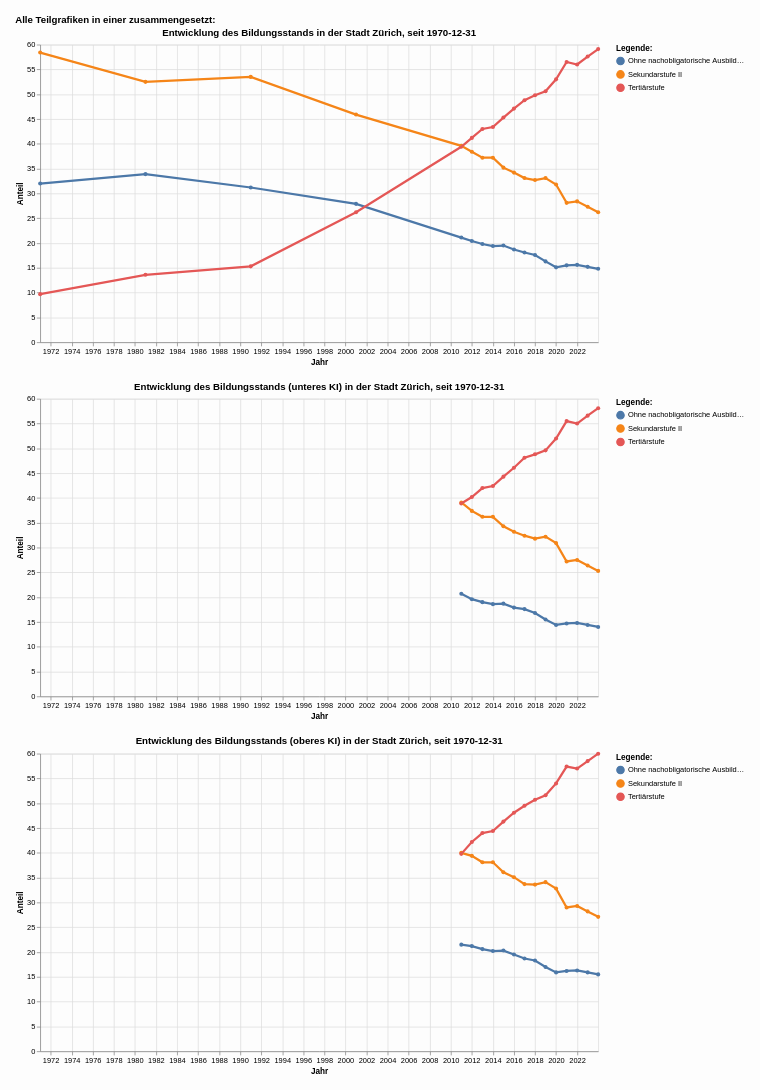

Here is the notebook cell this chart was saved with:
### Markdown cell above
##### Kombinierte Grafik in Altair

### Code cell
# Kombiniere die Grafiken horizontal
top_row = alt.hconcat(grafik1, grafik2)
#combined_chart = alt.vconcat(top_row,grafik3)
combined_chart = alt.vconcat(grafik1, grafik2, grafik3, spacing=20)

# Optional: Füge einen Titel für die gesamte Grafik hinzu
final_chart = combined_chart.properties(
    title="Alle Teilgrafiken in einer zusammengesetzt:    ",  
    background="#FDFDFD",
    padding={"left": 20, "top": 20, "right": 20, "bottom": 20},
    autosize={"type": "fit", "contains": "padding"}
)
#Legenden nicht zusammenfügen
final_chart = final_chart.resolve_scale(
    color='independent',
    shape='independent',
    size='independent'
)

# Zeigen Sie die Grafik an
final_chart

### Figure 1 — Vega-Lite specification as saved in the notebook (floating-point values rounded to 4 significant figures)
{"config": {"view": {"continuousWidth": 300, "continuousHeight": 300}}, "vconcat": [{"layer": [{"mark": {"type": "circle"}, "encoding": {"color": {"field": "Bildungsstand", "legend": {"orient": "right", "title": "Legende:"}, "type": "nominal"}, "opacity": {"value": 1.3}, "tooltip": [{"field": "Jahr_end", "type": "temporal"}, {"field": "Bildungsstand", "type": "nominal"}, {"field": "AntBev", "type": "quantitative"}], "x": {"axis": {"title": "Jahr"}, "field": "Jahr_end", "type": "temporal"}, "y": {"axis": {"title": "Anteil"}, "field": "AntBev", "type": "quantitative"}}, "name": "view_1", "title": "Entwicklung des Bildungsstands in der Stadt Zürich, seit 1970-12-31"}, {"mark": {"type": "line"}, "encoding": {"color": {"field": "Bildungsstand", "legend": {"orient": "right", "title": "Legende:"}, "type": "nominal"}, "size": {"condition": {"test": {"not": {"param": "param_1"}}, "value": 1.2}, "value": 3}, "tooltip": [{"field": "Jahr_end", "type": "temporal"}, {"field": "Bildungsstand", "type": "nominal"}, {"field": "AntBev", "type": "quantitative"}], "x": {"axis": {"title": "Jahr"}, "field": "Jahr_end", "type": "temporal"}, "y": {"axis": {"title": "Anteil"}, "field": "AntBev", "type": "quantitative"}}, "title": "Entwicklung des Bildungsstands in der Stadt Zürich, seit 1970-12-31"}], "data": {"name": "data-1e9646bd5217b3b3b010eac6fcd1042f"}, "height": 400, "width": 750}, {"layer": [{"mark": {"type": "circle"}, "encoding": {"color": {"field": "Bildungsstand", "legend": {"orient": "right", "title": "Legende:"}, "type": "nominal"}, "opacity": {"value": 1.3}, "tooltip": [{"field": "Jahr_end", "type": "temporal"}, {"field": "Bildungsstand", "type": "nominal"}, {"field": "untAntBevKI", "type": "quantitative"}], "x": {"axis": {"title": "Jahr"}, "field": "Jahr_end", "type": "temporal"}, "y": {"axis": {"title": "Anteil"}, "field": "untAntBevKI", "type": "quantitative"}}, "name": "view_2", "title": "Entwicklung des Bildungsstands (unteres KI) in der Stadt Zürich, seit 1970-12-31"}, {"mark": {"type": "line"}, "encoding": {"color": {"field": "Bildungsstand", "legend": {"orient": "right", "title": "Legende:"}, "type": "nominal"}, "size": {"condition": {"test": {"not": {"param": "param_2"}}, "value": 1.2}, "value": 3}, "tooltip": [{"field": "Jahr_end", "type": "temporal"}, {"field": "Bildungsstand", "type": "nominal"}, {"field": "untAntBevKI", "type": "quantitative"}], "x": {"axis": {"title": "Jahr"}, "field": "Jahr_end", "type": "temporal"}, "y": {"axis": {"title": "Anteil"}, "field": "untAntBevKI", "type": "quantitative"}}, "title": "Entwicklung des Bildungsstands (unteres KI) in der Stadt Zürich, seit 1970-12-31"}], "data": {"name": "data-1e9646bd5217b3b3b010eac6fcd1042f"}, "height": 400, "width": 750}, {"layer": [{"mark": {"type": "circle"}, "encoding": {"color": {"field": "Bildungsstand", "legend": {"orient": "right", "title": "Legende:"}, "type": "nominal"}, "opacity": {"value": 1.3}, "tooltip": [{"field": "Jahr_end", "type": "temporal"}, {"field": "Bildungsstand", "type": "nominal"}, {"field": "obAntBevKI", "type": "quantitative"}], "x": {"axis": {"title": "Jahr"}, "field": "Jahr_end", "type": "temporal"}, "y": {"axis": {"title": "Anteil"}, "field": "obAntBevKI", "type": "quantitative"}}, "name": "view_3", "title": "Entwicklung des Bildungsstands (oberes KI) in der Stadt Zürich, seit 1970-12-31"}, {"mark": {"type": "line"}, "encoding": {"color": {"field": "Bildungsstand", "legend": {"orient": "right", "title": "Legende:"}, "type": "nominal"}, "size": {"condition": {"test": {"not": {"param": "param_3"}}, "value": 1.2}, "value": 3}, "tooltip": [{"field": "Jahr_end", "type": "temporal"}, {"field": "Bildungsstand", "type": "nominal"}, {"field": "obAntBevKI", "type": "quantitative"}], "x": {"axis": {"title": "Jahr"}, "field": "Jahr_end", "type": "temporal"}, "y": {"axis": {"title": "Anteil"}, "field": "obAntBevKI", "type": "quantitative"}}, "title": "Entwicklung des Bildungsstands (oberes KI) in der Stadt Zürich, seit 1970-12-31"}], "data": {"name": "data-1e9646bd5217b3b3b010eac6fcd1042f"}, "height": 400, "width": 750}], "autosize": {"type": "fit", "contains": "padding"}, "background": "#FDFDFD", "padding": {"left": 20, "top": 20, "right": 20, "bottom": 20}, "params": [{"name": "param_1", "select": {"type": "point", "fields": ["Bildungsstand:N"], "nearest": true, "on": "pointerover"}, "views": ["view_1"]}, {"name": "param_2", "select": {"type": "point", "fields": ["Bildungsstand:N"], "nearest": true, "on": "pointerover"}, "views": ["view_2"]}, {"name": "param_3", "select": {"type": "point", "fields": ["Bildungsstand:N"], "nearest": true, "on": "pointerover"}, "views": ["view_3"]}], "resolve": {"scale": {"color": "independent", "shape": "independent", "size": "independent"}}, "spacing": 20, "title": "Alle Teilgrafiken in einer zusammengesetzt:    ", "$schema": "https://vega.github.io/schema/vega-lite/v5.8.0.json", "datasets": {"data-1e9646bd5217b3b3b010eac6fcd1042f": [{"Jahr_end": "1970-12-31T00:00:00", "Jahr": "1970-01-01T00:00:00", "Bildungsstand": "Ohne nachobligatorische Ausbildung", "AntBev": 32.0, "untAntBevKI": null, "obAntBevKI": null, "StichtagDatJahr_str": "1970-01-01", "Jahr_nbr": 1970}, {"Jahr_end": "2023-12-31T00:00:00", "Jahr": "2023-01-01T00:00:00", "Bildungsstand": "Ohne nachobligatorische Ausbildung", "AntBev": 14.8, "untAntBevKI": 14.0, "obAntBevKI": 15.5, "StichtagDatJahr_str": "2023-01-01", "Jahr_nbr": 2023}, {"Jahr_end": "2022-12-31T00:00:00", "Jahr": "2022-01-01T00:00:00", "Bildungsstand": "Ohne nachobligatorische Ausbildung", "AntBev": 15.2, "untAntBevKI": 14.4, "obAntBevKI": 15.9, "StichtagDatJahr_str": "2022-01-01", "Jahr_nbr": 2022}, {"Jahr_end": "2021-12-31T00:00:00", "Jahr": "2021-01-01T00:00:00", "Bildungsstand": "Ohne nachobligatorische Ausbildung", "AntBev": 15.6, "untAntBevKI": 14.8, "obAntBevKI": 16.3, "StichtagDatJahr_str": "2021-01-01", "Jahr_nbr": 2021}, {"Jahr_end": "2020-12-31T00:00:00", "Jahr": "2020-01-01T00:00:00", "Bildungsstand": "Ohne nachobligatorische Ausbildung", "AntBev": 15.5, "untAntBevKI": 14.7, "obAntBevKI": 16.2, "StichtagDatJahr_str": "2020-01-01", "Jahr_nbr": 2020}, {"Jahr_end": "2019-12-31T00:00:00", "Jahr": "2019-01-01T00:00:00", "Bildungsstand": "Ohne nachobligatorische Ausbildung", "AntBev": 15.1, "untAntBevKI": 14.4, "obAntBevKI": 15.9, "StichtagDatJahr_str": "2019-01-01", "Jahr_nbr": 2019}, {"Jahr_end": "2018-12-31T00:00:00", "Jahr": "2018-01-01T00:00:00", "Bildungsstand": "Ohne nachobligatorische Ausbildung", "AntBev": 16.3, "untAntBevKI": 15.5, "obAntBevKI": 17.0, "StichtagDatJahr_str": "2018-01-01", "Jahr_nbr": 2018}, {"Jahr_end": "2017-12-31T00:00:00", "Jahr": "2017-01-01T00:00:00", "Bildungsstand": "Ohne nachobligatorische Ausbildung", "AntBev": 17.6, "untAntBevKI": 16.8, "obAntBevKI": 18.3, "StichtagDatJahr_str": "2017-01-01", "Jahr_nbr": 2017}, {"Jahr_end": "2016-12-31T00:00:00", "Jahr": "2016-01-01T00:00:00", "Bildungsstand": "Ohne nachobligatorische Ausbildung", "AntBev": 18.1, "untAntBevKI": 17.6, "obAntBevKI": 18.7, "StichtagDatJahr_str": "2016-01-01", "Jahr_nbr": 2016}, {"Jahr_end": "2015-12-31T00:00:00", "Jahr": "2015-01-01T00:00:00", "Bildungsstand": "Ohne nachobligatorische Ausbildung", "AntBev": 18.7, "untAntBevKI": 17.9, "obAntBevKI": 19.5, "StichtagDatJahr_str": "2015-01-01", "Jahr_nbr": 2015}, {"Jahr_end": "2013-12-31T00:00:00", "Jahr": "2013-01-01T00:00:00", "Bildungsstand": "Ohne nachobligatorische Ausbildung", "AntBev": 19.4, "untAntBevKI": 18.6, "obAntBevKI": 20.2, "StichtagDatJahr_str": "2013-01-01", "Jahr_nbr": 2013}, {"Jahr_end": "2012-12-31T00:00:00", "Jahr": "2012-01-01T00:00:00", "Bildungsstand": "Ohne nachobligatorische Ausbildung", "AntBev": 19.8, "untAntBevKI": 19.0, "obAntBevKI": 20.6, "StichtagDatJahr_str": "2012-01-01", "Jahr_nbr": 2012}, {"Jahr_end": "2011-12-31T00:00:00", "Jahr": "2011-01-01T00:00:00", "Bildungsstand": "Ohne nachobligatorische Ausbildung", "AntBev": 20.4, "untAntBevKI": 19.6, "obAntBevKI": 21.2, "StichtagDatJahr_str": "2011-01-01", "Jahr_nbr": 2011}, {"Jahr_end": "2010-12-31T00:00:00", "Jahr": "2010-01-01T00:00:00", "Bildungsstand": "Ohne nachobligatorische Ausbildung", "AntBev": 21.1, "untAntBevKI": 20.7, "obAntBevKI": 21.5, "StichtagDatJahr_str": "2010-01-01", "Jahr_nbr": 2010}, {"Jahr_end": "2014-12-31T00:00:00", "Jahr": "2014-01-01T00:00:00", "Bildungsstand": "Ohne nachobligatorische Ausbildung", "AntBev": 19.5, "untAntBevKI": 18.7, "obAntBevKI": 20.3, "StichtagDatJahr_str": "2014-01-01", "Jahr_nbr": 2014}, {"Jahr_end": "2000-12-31T00:00:00", "Jahr": "2000-01-01T00:00:00", "Bildungsstand": "Ohne nachobligatorische Ausbildung", "AntBev": 27.9, "untAntBevKI": null, "obAntBevKI": null, "StichtagDatJahr_str": "2000-01-01", "Jahr_nbr": 2000}, {"Jahr_end": "1990-12-31T00:00:00", "Jahr": "1990-01-01T00:00:00", "Bildungsstand": "Ohne nachobligatorische Ausbildung", "AntBev": 31.2, "untAntBevKI": null, "obAntBevKI": null, "StichtagDatJahr_str": "1990-01-01", "Jahr_nbr": 1990}, {"Jahr_end": "1980-12-31T00:00:00", "Jahr": "1980-01-01T00:00:00", "Bildungsstand": "Ohne nachobligatorische Ausbildung", "AntBev": 33.9, "untAntBevKI": null, "obAntBevKI": null, "StichtagDatJahr_str": "1980-01-01", "Jahr_nbr": 1980}, {"Jahr_end": "1980-12-31T00:00:00", "Jahr": "1980-01-01T00:00:00", "Bildungsstand": "Sekundarstufe II", "AntBev": 52.5, "untAntBevKI": null, "obAntBevKI": null, "StichtagDatJahr_str": "1980-01-01", "Jahr_nbr": 1980}, {"Jahr_end": "2018-12-31T00:00:00", "Jahr": "2018-01-01T00:00:00", "Bildungsstand": "Sekundarstufe II", "AntBev": 33.1, "untAntBevKI": 32.2, "obAntBevKI": 34.1, "StichtagDatJahr_str": "2018-01-01", "Jahr_nbr": 2018}, {"Jahr_end": "2020-12-31T00:00:00", "Jahr": "2020-01-01T00:00:00", "Bildungsstand": "Sekundarstufe II", "AntBev": 28.1, "untAntBevKI": 27.2, "obAntBevKI": 29.0, "StichtagDatJahr_str": "2020-01-01", "Jahr_nbr": 2020}, {"Jahr_end": "1990-12-31T00:00:00", "Jahr": "1990-01-01T00:00:00", "Bildungsstand": "Sekundarstufe II", "AntBev": 53.5, "untAntBevKI": null, "obAntBevKI": null, "StichtagDatJahr_str": "1990-01-01", "Jahr_nbr": 1990}, {"Jahr_end": "2016-12-31T00:00:00", "Jahr": "2016-01-01T00:00:00", "Bildungsstand": "Sekundarstufe II", "AntBev": 33.1, "untAntBevKI": 32.4, "obAntBevKI": 33.7, "StichtagDatJahr_str": "2016-01-01", "Jahr_nbr": 2016}, {"Jahr_end": "2021-12-31T00:00:00", "Jahr": "2021-01-01T00:00:00", "Bildungsstand": "Sekundarstufe II", "AntBev": 28.4, "untAntBevKI": 27.5, "obAntBevKI": 29.3, "StichtagDatJahr_str": "2021-01-01", "Jahr_nbr": 2021}, {"Jahr_end": "2015-12-31T00:00:00", "Jahr": "2015-01-01T00:00:00", "Bildungsstand": "Sekundarstufe II", "AntBev": 34.2, "untAntBevKI": 33.2, "obAntBevKI": 35.1, "StichtagDatJahr_str": "2015-01-01", "Jahr_nbr": 2015}, {"Jahr_end": "2019-12-31T00:00:00", "Jahr": "2019-01-01T00:00:00", "Bildungsstand": "Sekundarstufe II", "AntBev": 31.8, "untAntBevKI": 30.9, "obAntBevKI": 32.8, "StichtagDatJahr_str": "2019-01-01", "Jahr_nbr": 2019}, {"Jahr_end": "2017-12-31T00:00:00", "Jahr": "2017-01-01T00:00:00", "Bildungsstand": "Sekundarstufe II", "AntBev": 32.7, "untAntBevKI": 31.8, "obAntBevKI": 33.6, "StichtagDatJahr_str": "2017-01-01", "Jahr_nbr": 2017}, {"Jahr_end": "2014-12-31T00:00:00", "Jahr": "2014-01-01T00:00:00", "Bildungsstand": "Sekundarstufe II", "AntBev": 35.2, "untAntBevKI": 34.3, "obAntBevKI": 36.1, "StichtagDatJahr_str": "2014-01-01", "Jahr_nbr": 2014}, {"Jahr_end": "2022-12-31T00:00:00", "Jahr": "2022-01-01T00:00:00", "Bildungsstand": "Sekundarstufe II", "AntBev": 27.3, "untAntBevKI": 26.4, "obAntBevKI": 28.2, "StichtagDatJahr_str": "2022-01-01", "Jahr_nbr": 2022}, {"Jahr_end": "2013-12-31T00:00:00", "Jahr": "2013-01-01T00:00:00", "Bildungsstand": "Sekundarstufe II", "AntBev": 37.2, "untAntBevKI": 36.2, "obAntBevKI": 38.1, "StichtagDatJahr_str": "2013-01-01", "Jahr_nbr": 2013}, {"Jahr_end": "2000-12-31T00:00:00", "Jahr": "2000-01-01T00:00:00", "Bildungsstand": "Sekundarstufe II", "AntBev": 45.9, "untAntBevKI": null, "obAntBevKI": null, "StichtagDatJahr_str": "2000-01-01", "Jahr_nbr": 2000}, {"Jahr_end": "2012-12-31T00:00:00", "Jahr": "2012-01-01T00:00:00", "Bildungsstand": "Sekundarstufe II", "AntBev": 37.2, "untAntBevKI": 36.2, "obAntBevKI": 38.1, "StichtagDatJahr_str": "2012-01-01", "Jahr_nbr": 2012}, {"Jahr_end": "1970-12-31T00:00:00", "Jahr": "1970-01-01T00:00:00", "Bildungsstand": "Sekundarstufe II", "AntBev": 58.4, "untAntBevKI": null, "obAntBevKI": null, "StichtagDatJahr_str": "1970-01-01", "Jahr_nbr": 1970}, {"Jahr_end": "2011-12-31T00:00:00", "Jahr": "2011-01-01T00:00:00", "Bildungsstand": "Sekundarstufe II", "AntBev": 38.4, "untAntBevKI": 37.4, "obAntBevKI": 39.4, "StichtagDatJahr_str": "2011-01-01", "Jahr_nbr": 2011}, {"Jahr_end": "2010-12-31T00:00:00", "Jahr": "2010-01-01T00:00:00", "Bildungsstand": "Sekundarstufe II", "AntBev": 39.6, "untAntBevKI": 39.1, "obAntBevKI": 40.0, "StichtagDatJahr_str": "2010-01-01", "Jahr_nbr": 2010}, {"Jahr_end": "2023-12-31T00:00:00", "Jahr": "2023-01-01T00:00:00", "Bildungsstand": "Sekundarstufe II", "AntBev": 26.2, "untAntBevKI": 25.3, "obAntBevKI": 27.1, "StichtagDatJahr_str": "2023-01-01", "Jahr_nbr": 2023}, {"Jahr_end": "1970-12-31T00:00:00", "Jahr": "1970-01-01T00:00:00", "Bildungsstand": "Tertiärstufe", "AntBev": 9.7, "untAntBevKI": null, "obAntBevKI": null, "StichtagDatJahr_str": "1970-01-01", "Jahr_nbr": 1970}, {"Jahr_end": "2021-12-31T00:00:00", "Jahr": "2021-01-01T00:00:00", "Bildungsstand": "Tertiärstufe", "AntBev": 56.0, "untAntBevKI": 55.0, "obAntBevKI": 57.0, "StichtagDatJahr_str": "2021-01-01", "Jahr_nbr": 2021}, {"Jahr_end": "2022-12-31T00:00:00", "Jahr": "2022-01-01T00:00:00", "Bildungsstand": "Tertiärstufe", "AntBev": 57.6, "untAntBevKI": 56.6, "obAntBevKI": 58.5, "StichtagDatJahr_str": "2022-01-01", "Jahr_nbr": 2022}, {"Jahr_end": "2020-12-31T00:00:00", "Jahr": "2020-01-01T00:00:00", "Bildungsstand": "Tertiärstufe", "AntBev": 56.5, "untAntBevKI": 55.5, "obAntBevKI": 57.4, "StichtagDatJahr_str": "2020-01-01", "Jahr_nbr": 2020}, {"Jahr_end": "1980-12-31T00:00:00", "Jahr": "1980-01-01T00:00:00", "Bildungsstand": "Tertiärstufe", "AntBev": 13.6, "untAntBevKI": null, "obAntBevKI": null, "StichtagDatJahr_str": "1980-01-01", "Jahr_nbr": 1980}, {"Jahr_end": "2011-12-31T00:00:00", "Jahr": "2011-01-01T00:00:00", "Bildungsstand": "Tertiärstufe", "AntBev": 41.2, "untAntBevKI": 40.2, "obAntBevKI": 42.2, "StichtagDatJahr_str": "2011-01-01", "Jahr_nbr": 2011}, {"Jahr_end": "2018-12-31T00:00:00", "Jahr": "2018-01-01T00:00:00", "Bildungsstand": "Tertiärstufe", "AntBev": 50.6, "untAntBevKI": 49.6, "obAntBevKI": 51.6, "StichtagDatJahr_str": "2018-01-01", "Jahr_nbr": 2018}, {"Jahr_end": "2017-12-31T00:00:00", "Jahr": "2017-01-01T00:00:00", "Bildungsstand": "Tertiärstufe", "AntBev": 49.8, "untAntBevKI": 48.8, "obAntBevKI": 50.7, "StichtagDatJahr_str": "2017-01-01", "Jahr_nbr": 2017}, {"Jahr_end": "2010-12-31T00:00:00", "Jahr": "2010-01-01T00:00:00", "Bildungsstand": "Tertiärstufe", "AntBev": 39.4, "untAntBevKI": 38.9, "obAntBevKI": 39.8, "StichtagDatJahr_str": "2010-01-01", "Jahr_nbr": 2010}, {"Jahr_end": "2016-12-31T00:00:00", "Jahr": "2016-01-01T00:00:00", "Bildungsstand": "Tertiärstufe", "AntBev": 48.8, "untAntBevKI": 48.1, "obAntBevKI": 49.5, "StichtagDatJahr_str": "2016-01-01", "Jahr_nbr": 2016}, {"Jahr_end": "1990-12-31T00:00:00", "Jahr": "1990-01-01T00:00:00", "Bildungsstand": "Tertiärstufe", "AntBev": 15.3, "untAntBevKI": null, "obAntBevKI": null, "StichtagDatJahr_str": "1990-01-01", "Jahr_nbr": 1990}, {"Jahr_end": "2015-12-31T00:00:00", "Jahr": "2015-01-01T00:00:00", "Bildungsstand": "Tertiärstufe", "AntBev": 47.1, "untAntBevKI": 46.1, "obAntBevKI": 48.1, "StichtagDatJahr_str": "2015-01-01", "Jahr_nbr": 2015}, {"Jahr_end": "2014-12-31T00:00:00", "Jahr": "2014-01-01T00:00:00", "Bildungsstand": "Tertiärstufe", "AntBev": 45.3, "untAntBevKI": 44.3, "obAntBevKI": 46.3, "StichtagDatJahr_str": "2014-01-01", "Jahr_nbr": 2014}, {"Jahr_end": "2013-12-31T00:00:00", "Jahr": "2013-01-01T00:00:00", "Bildungsstand": "Tertiärstufe", "AntBev": 43.4, "untAntBevKI": 42.4, "obAntBevKI": 44.4, "StichtagDatJahr_str": "2013-01-01", "Jahr_nbr": 2013}, {"Jahr_end": "2012-12-31T00:00:00", "Jahr": "2012-01-01T00:00:00", "Bildungsstand": "Tertiärstufe", "AntBev": 43.0, "untAntBevKI": 42.0, "obAntBevKI": 44.0, "StichtagDatJahr_str": "2012-01-01", "Jahr_nbr": 2012}, {"Jahr_end": "2000-12-31T00:00:00", "Jahr": "2000-01-01T00:00:00", "Bildungsstand": "Tertiärstufe", "AntBev": 26.2, "untAntBevKI": null, "obAntBevKI": null, "StichtagDatJahr_str": "2000-01-01", "Jahr_nbr": 2000}, {"Jahr_end": "2019-12-31T00:00:00", "Jahr": "2019-01-01T00:00:00", "Bildungsstand": "Tertiärstufe", "AntBev": 53.0, "untAntBevKI": 52.0, "obAntBevKI": 54.0, "StichtagDatJahr_str": "2019-01-01", "Jahr_nbr": 2019}, {"Jahr_end": "2023-12-31T00:00:00", "Jahr": "2023-01-01T00:00:00", "Bildungsstand": "Tertiärstufe", "AntBev": 59.1, "untAntBevKI": 58.1, "obAntBevKI": 60.0, "StichtagDatJahr_str": "2023-01-01", "Jahr_nbr": 2023}]}}
